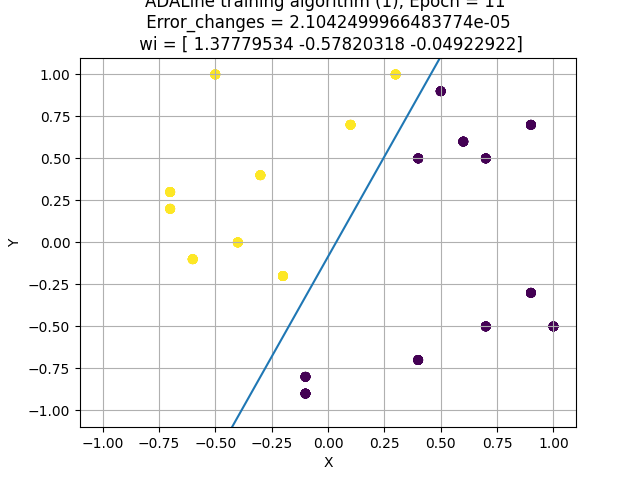

Python code for this plot:
import numpy as np
import time, random, math
import matplotlib.pyplot as plt

x1, x2, target = np.loadtxt('data/1.txt', delimiter='\t', unpack=True)
xi = np.column_stack((x1, x2, np.ones(len(target))))
alpha = 0.08; Epsilon = 0.00005    # <------ Set alpha & Epsilon
stop_condition = 1; Epoch = 0; last_error = 0; error = 0
wi = [random.uniform(-0.5, 0.5), random.uniform(-0.5, 0.5), random.uniform(-0.5, 0.5)]  # <------ Initialize weights and bias
lable = np.zeros((len(target)))   # <------ Draw Charts
for i in range(len(target)):
  if target[i] > 0:
    lable[i] = int(1)
  else:
    lable[i] = int(2)
plt.ion()
fig = plt.figure()
ax = fig.add_subplot()
plt.scatter(x1, x2, c=lable)
plt.grid(); plt.xlabel('X'); plt.ylabel('Y')
x = np.linspace(-1, 1, 100)
y1 = np.linspace(-1, 1, 100)
# y2 = np.linspace(-1, 1, 100)
# y3 = np.linspace(-1, 1, 100)
line1, = ax.plot(x, y1)
# line2, = ax.plot(x, y2)
# line3, = ax.plot(x, y3)
while stop_condition:
  last_error = error
  error = 0
  for i in range(len(target)):
    y_in = (xi[i] * wi).sum()
    delta_wi = alpha * (target[i] - y_in) * xi[i]
    wi += delta_wi
    error += math.pow((target[i] - y_in), 2) / 2
  plt.title(f"ADALine training algorithm (1), Epoch = {Epoch} \n Error_changes = {abs(error - last_error)} \n wi = {wi}")
  plt.scatter(x1, x2, c=lable)    #
  new_y1 = (-wi[0] * x - wi[2]) / wi[1]
  # new_y2 = (-w1 * x - (b + tetha)) / w2
  # new_y3 = (-w1 * x - b) / w2
  line1.set_xdata(x)    # updating the value of x & y
  line1.set_ydata(new_y1)
  # line2.set_xdata(x)
  # line2.set_ydata(new_y2)
  # line3.set_xdata(x)
  # line3.set_ydata(new_y3)
  fig.canvas.draw()   # re-drawing the figure
  fig.canvas.flush_events()   # to clear the GUI events
  plt.savefig('ADALine.png')
  time.sleep(0.1)
  Epoch += 1
  if abs(error - last_error) < Epsilon:
    stop_condition = 0
    print('Epoch',Epoch,'=', wi)      